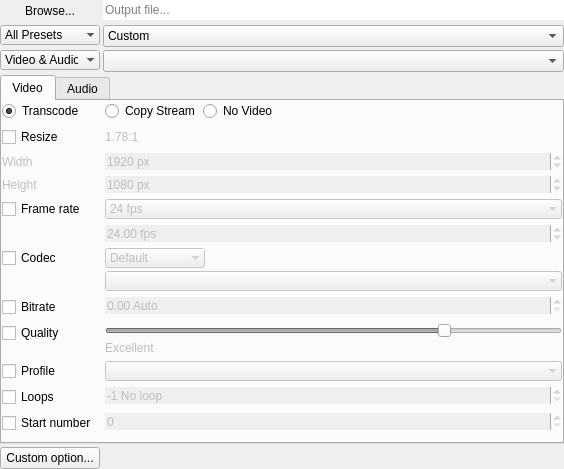
<?xml version="1.0" encoding="UTF-8"?>
<ui version="4.0">
 <class>OutputWidget</class>
 <widget class="QWidget" name="OutputWidget">
  <property name="geometry">
   <rect>
    <x>0</x>
    <y>0</y>
    <width>564</width>
    <height>469</height>
   </rect>
  </property>
  <property name="windowTitle">
   <string>Form</string>
  </property>
  <layout class="QVBoxLayout" name="verticalLayout_5" stretch="0,1">
   <property name="spacing">
    <number>3</number>
   </property>
   <property name="leftMargin">
    <number>0</number>
   </property>
   <property name="topMargin">
    <number>0</number>
   </property>
   <property name="rightMargin">
    <number>0</number>
   </property>
   <property name="bottomMargin">
    <number>0</number>
   </property>
   <item>
    <widget class="QWidget" name="topWidget" native="true">
     <property name="sizePolicy">
      <sizepolicy hsizetype="Expanding" vsizetype="Minimum">
       <horstretch>0</horstretch>
       <verstretch>0</verstretch>
      </sizepolicy>
     </property>
     <layout class="QFormLayout" name="formLayout_3">
      <property name="horizontalSpacing">
       <number>3</number>
      </property>
      <property name="verticalSpacing">
       <number>3</number>
      </property>
      <property name="leftMargin">
       <number>0</number>
      </property>
      <property name="topMargin">
       <number>0</number>
      </property>
      <property name="rightMargin">
       <number>0</number>
      </property>
      <property name="bottomMargin">
       <number>0</number>
      </property>
      <item row="0" column="0">
       <widget class="QPushButton" name="outputBrowseButton">
        <property name="minimumSize">
         <size>
          <width>100</width>
          <height>0</height>
         </size>
        </property>
        <property name="maximumSize">
         <size>
          <width>100</width>
          <height>16777215</height>
         </size>
        </property>
        <property name="text">
         <string>Browse...</string>
        </property>
        <property name="flat">
         <bool>true</bool>
        </property>
       </widget>
      </item>
      <item row="0" column="1">
       <widget class="QLineEdit" name="outputEdit">
        <property name="text">
         <string/>
        </property>
        <property name="frame">
         <bool>false</bool>
        </property>
        <property name="placeholderText">
         <string>Output file...</string>
        </property>
       </widget>
      </item>
      <item row="1" column="1">
       <widget class="QComboBox" name="presetsBox">
        <item>
         <property name="text">
          <string>Custom</string>
         </property>
        </item>
        <item>
         <property name="text">
          <string>Load...</string>
         </property>
        </item>
        <item>
         <property name="text">
          <string>Save...</string>
         </property>
        </item>
       </widget>
      </item>
      <item row="2" column="0">
       <widget class="QComboBox" name="formatsFilterBox">
        <property name="sizePolicy">
         <sizepolicy hsizetype="Expanding" vsizetype="Fixed">
          <horstretch>0</horstretch>
          <verstretch>0</verstretch>
         </sizepolicy>
        </property>
        <property name="minimumSize">
         <size>
          <width>100</width>
          <height>0</height>
         </size>
        </property>
        <property name="maximumSize">
         <size>
          <width>100</width>
          <height>16777215</height>
         </size>
        </property>
        <property name="currentIndex">
         <number>1</number>
        </property>
        <property name="frame">
         <bool>false</bool>
        </property>
        <item>
         <property name="text">
          <string>All Formats</string>
         </property>
        </item>
        <item>
         <property name="text">
          <string>Video &amp; Audio</string>
         </property>
        </item>
        <item>
         <property name="text">
          <string>Images</string>
         </property>
        </item>
        <item>
         <property name="text">
          <string>Audio Only</string>
         </property>
        </item>
        <item>
         <property name="text">
          <string>Video Only</string>
         </property>
        </item>
        <item>
         <property name="text">
          <string>Special</string>
         </property>
        </item>
       </widget>
      </item>
      <item row="2" column="1">
       <widget class="QComboBox" name="formatsBox"/>
      </item>
      <item row="1" column="0">
       <widget class="QComboBox" name="presetsFilterBox">
        <property name="sizePolicy">
         <sizepolicy hsizetype="Expanding" vsizetype="Fixed">
          <horstretch>0</horstretch>
          <verstretch>0</verstretch>
         </sizepolicy>
        </property>
        <property name="minimumSize">
         <size>
          <width>100</width>
          <height>0</height>
         </size>
        </property>
        <property name="maximumSize">
         <size>
          <width>100</width>
          <height>16777215</height>
         </size>
        </property>
        <property name="currentIndex">
         <number>0</number>
        </property>
        <property name="frame">
         <bool>false</bool>
        </property>
        <item>
         <property name="text">
          <string>All Presets</string>
         </property>
        </item>
        <item>
         <property name="text">
          <string>Internal</string>
         </property>
        </item>
        <item>
         <property name="text">
          <string>User</string>
         </property>
        </item>
       </widget>
      </item>
     </layout>
    </widget>
   </item>
   <item>
    <widget class="QScrollArea" name="scrollArea">
     <property name="frameShape">
      <enum>QFrame::NoFrame</enum>
     </property>
     <property name="horizontalScrollBarPolicy">
      <enum>Qt::ScrollBarAlwaysOff</enum>
     </property>
     <property name="widgetResizable">
      <bool>true</bool>
     </property>
     <widget class="QWidget" name="scrollAreaWidgetContents">
      <property name="geometry">
       <rect>
        <x>0</x>
        <y>0</y>
        <width>564</width>
        <height>395</height>
       </rect>
      </property>
      <layout class="QVBoxLayout" name="verticalLayout" stretch="1,0">
       <property name="spacing">
        <number>3</number>
       </property>
       <property name="leftMargin">
        <number>0</number>
       </property>
       <property name="topMargin">
        <number>0</number>
       </property>
       <property name="rightMargin">
        <number>0</number>
       </property>
       <property name="bottomMargin">
        <number>0</number>
       </property>
       <item>
        <widget class="QTabWidget" name="outputTabs">
         <property name="sizePolicy">
          <sizepolicy hsizetype="Expanding" vsizetype="Expanding">
           <horstretch>0</horstretch>
           <verstretch>0</verstretch>
          </sizepolicy>
         </property>
         <property name="tabPosition">
          <enum>QTabWidget::North</enum>
         </property>
         <property name="currentIndex">
          <number>0</number>
         </property>
         <widget class="QWidget" name="tab_7">
          <property name="sizePolicy">
           <sizepolicy hsizetype="Preferred" vsizetype="Expanding">
            <horstretch>0</horstretch>
            <verstretch>0</verstretch>
           </sizepolicy>
          </property>
          <attribute name="title">
           <string>Video</string>
          </attribute>
          <layout class="QVBoxLayout" name="verticalLayout_4">
           <property name="spacing">
            <number>3</number>
           </property>
           <property name="leftMargin">
            <number>0</number>
           </property>
           <property name="topMargin">
            <number>0</number>
           </property>
           <property name="rightMargin">
            <number>0</number>
           </property>
           <property name="bottomMargin">
            <number>0</number>
           </property>
           <item>
            <widget class="QWidget" name="videoSelectionWidget" native="true">
             <layout class="QHBoxLayout" name="horizontalLayout">
              <property name="spacing">
               <number>3</number>
              </property>
              <property name="leftMargin">
               <number>0</number>
              </property>
              <property name="topMargin">
               <number>0</number>
              </property>
              <property name="rightMargin">
               <number>0</number>
              </property>
              <property name="bottomMargin">
               <number>0</number>
              </property>
              <item>
               <widget class="QRadioButton" name="videoTranscodeButton">
                <property name="minimumSize">
                 <size>
                  <width>100</width>
                  <height>0</height>
                 </size>
                </property>
                <property name="maximumSize">
                 <size>
                  <width>100</width>
                  <height>16777215</height>
                 </size>
                </property>
                <property name="text">
                 <string>Transcode</string>
                </property>
                <property name="checked">
                 <bool>true</bool>
                </property>
               </widget>
              </item>
              <item>
               <widget class="QRadioButton" name="videoCopyButton">
                <property name="text">
                 <string>Copy Stream</string>
                </property>
                <property name="checked">
                 <bool>false</bool>
                </property>
               </widget>
              </item>
              <item>
               <widget class="QRadioButton" name="noVideoButton">
                <property name="text">
                 <string>No Video</string>
                </property>
               </widget>
              </item>
              <item>
               <spacer name="horizontalSpacer">
                <property name="orientation">
                 <enum>Qt::Horizontal</enum>
                </property>
                <property name="sizeHint" stdset="0">
                 <size>
                  <width>40</width>
                  <height>20</height>
                 </size>
                </property>
               </spacer>
              </item>
             </layout>
            </widget>
           </item>
           <item>
            <widget class="QWidget" name="videoTranscodeWidget" native="true">
             <layout class="QFormLayout" name="formLayout">
              <property name="horizontalSpacing">
               <number>3</number>
              </property>
              <property name="verticalSpacing">
               <number>3</number>
              </property>
              <property name="leftMargin">
               <number>0</number>
              </property>
              <property name="topMargin">
               <number>0</number>
              </property>
              <property name="rightMargin">
               <number>0</number>
              </property>
              <property name="bottomMargin">
               <number>0</number>
              </property>
              <item row="0" column="0">
               <widget class="QCheckBox" name="resizeButton">
                <property name="minimumSize">
                 <size>
                  <width>100</width>
                  <height>0</height>
                 </size>
                </property>
                <property name="maximumSize">
                 <size>
                  <width>100</width>
                  <height>16777215</height>
                 </size>
                </property>
                <property name="text">
                 <string>Resize</string>
                </property>
               </widget>
              </item>
              <item row="0" column="1">
               <widget class="QLabel" name="aspectRatioLabel">
                <property name="enabled">
                 <bool>false</bool>
                </property>
                <property name="text">
                 <string>1.78:1</string>
                </property>
               </widget>
              </item>
              <item row="1" column="0">
               <widget class="QLabel" name="widthLabel">
                <property name="enabled">
                 <bool>false</bool>
                </property>
                <property name="sizePolicy">
                 <sizepolicy hsizetype="Preferred" vsizetype="Expanding">
                  <horstretch>0</horstretch>
                  <verstretch>0</verstretch>
                 </sizepolicy>
                </property>
                <property name="text">
                 <string>Width</string>
                </property>
               </widget>
              </item>
              <item row="1" column="1">
               <widget class="QSpinBox" name="videoWidthButton">
                <property name="enabled">
                 <bool>false</bool>
                </property>
                <property name="frame">
                 <bool>false</bool>
                </property>
                <property name="suffix">
                 <string> px</string>
                </property>
                <property name="minimum">
                 <number>1</number>
                </property>
                <property name="maximum">
                 <number>10000</number>
                </property>
                <property name="value">
                 <number>1920</number>
                </property>
               </widget>
              </item>
              <item row="2" column="0">
               <widget class="QLabel" name="heightLabel">
                <property name="enabled">
                 <bool>false</bool>
                </property>
                <property name="sizePolicy">
                 <sizepolicy hsizetype="Preferred" vsizetype="Expanding">
                  <horstretch>0</horstretch>
                  <verstretch>0</verstretch>
                 </sizepolicy>
                </property>
                <property name="text">
                 <string>Height</string>
                </property>
               </widget>
              </item>
              <item row="2" column="1">
               <widget class="QSpinBox" name="videoHeightButton">
                <property name="enabled">
                 <bool>false</bool>
                </property>
                <property name="frame">
                 <bool>false</bool>
                </property>
                <property name="suffix">
                 <string> px</string>
                </property>
                <property name="minimum">
                 <number>1</number>
                </property>
                <property name="maximum">
                 <number>10000</number>
                </property>
                <property name="value">
                 <number>1080</number>
                </property>
               </widget>
              </item>
              <item row="3" column="0">
               <widget class="QCheckBox" name="frameRateButton">
                <property name="minimumSize">
                 <size>
                  <width>100</width>
                  <height>0</height>
                 </size>
                </property>
                <property name="maximumSize">
                 <size>
                  <width>100</width>
                  <height>16777215</height>
                 </size>
                </property>
                <property name="text">
                 <string>Frame rate</string>
                </property>
               </widget>
              </item>
              <item row="3" column="1">
               <widget class="QComboBox" name="frameRateBox">
                <property name="enabled">
                 <bool>false</bool>
                </property>
                <property name="sizePolicy">
                 <sizepolicy hsizetype="Minimum" vsizetype="Fixed">
                  <horstretch>0</horstretch>
                  <verstretch>0</verstretch>
                 </sizepolicy>
                </property>
                <property name="currentIndex">
                 <number>5</number>
                </property>
                <property name="frame">
                 <bool>false</bool>
                </property>
                <item>
                 <property name="text">
                  <string>Custom</string>
                 </property>
                </item>
                <item>
                 <property name="text">
                  <string>8 fps</string>
                 </property>
                </item>
                <item>
                 <property name="text">
                  <string>12 fps</string>
                 </property>
                </item>
                <item>
                 <property name="text">
                  <string>15 fps</string>
                 </property>
                </item>
                <item>
                 <property name="text">
                  <string>23.976 fps</string>
                 </property>
                </item>
                <item>
                 <property name="text">
                  <string>24 fps</string>
                 </property>
                </item>
                <item>
                 <property name="text">
                  <string>25 fps</string>
                 </property>
                </item>
                <item>
                 <property name="text">
                  <string>29.97 fps</string>
                 </property>
                </item>
                <item>
                 <property name="text">
                  <string>30 fps</string>
                 </property>
                </item>
                <item>
                 <property name="text">
                  <string>50 fps</string>
                 </property>
                </item>
                <item>
                 <property name="text">
                  <string>59.94 fps</string>
                 </property>
                </item>
                <item>
                 <property name="text">
                  <string>60 fps</string>
                 </property>
                </item>
                <item>
                 <property name="text">
                  <string>120 fps</string>
                 </property>
                </item>
               </widget>
              </item>
              <item row="4" column="1">
               <widget class="QDoubleSpinBox" name="frameRateEdit">
                <property name="enabled">
                 <bool>false</bool>
                </property>
                <property name="frame">
                 <bool>false</bool>
                </property>
                <property name="suffix">
                 <string> fps</string>
                </property>
                <property name="minimum">
                 <double>1.000000000000000</double>
                </property>
                <property name="value">
                 <double>24.000000000000000</double>
                </property>
               </widget>
              </item>
              <item row="5" column="0">
               <widget class="QCheckBox" name="videoCodecButton">
                <property name="minimumSize">
                 <size>
                  <width>100</width>
                  <height>0</height>
                 </size>
                </property>
                <property name="maximumSize">
                 <size>
                  <width>100</width>
                  <height>16777215</height>
                 </size>
                </property>
                <property name="text">
                 <string>Codec</string>
                </property>
               </widget>
              </item>
              <item row="5" column="1">
               <widget class="QWidget" name="videoCodecWidget" native="true">
                <property name="enabled">
                 <bool>false</bool>
                </property>
                <layout class="QVBoxLayout" name="verticalLayout_3">
                 <property name="spacing">
                  <number>3</number>
                 </property>
                 <property name="leftMargin">
                  <number>0</number>
                 </property>
                 <property name="topMargin">
                  <number>0</number>
                 </property>
                 <property name="rightMargin">
                  <number>0</number>
                 </property>
                 <property name="bottomMargin">
                  <number>0</number>
                 </property>
                 <item>
                  <widget class="QComboBox" name="videoCodecsFilterBox">
                   <property name="sizePolicy">
                    <sizepolicy hsizetype="Expanding" vsizetype="Fixed">
                     <horstretch>0</horstretch>
                     <verstretch>0</verstretch>
                    </sizepolicy>
                   </property>
                   <property name="minimumSize">
                    <size>
                     <width>100</width>
                     <height>0</height>
                    </size>
                   </property>
                   <property name="maximumSize">
                    <size>
                     <width>100</width>
                     <height>16777215</height>
                    </size>
                   </property>
                   <property name="frame">
                    <bool>false</bool>
                   </property>
                   <item>
                    <property name="text">
                     <string>Default</string>
                    </property>
                   </item>
                   <item>
                    <property name="text">
                     <string>Lossy</string>
                    </property>
                   </item>
                   <item>
                    <property name="text">
                     <string>Lossless</string>
                    </property>
                   </item>
                   <item>
                    <property name="text">
                     <string>I-Frame</string>
                    </property>
                   </item>
                  </widget>
                 </item>
                 <item>
                  <widget class="QComboBox" name="videoCodecsBox">
                   <property name="sizePolicy">
                    <sizepolicy hsizetype="Expanding" vsizetype="Fixed">
                     <horstretch>0</horstretch>
                     <verstretch>0</verstretch>
                    </sizepolicy>
                   </property>
                   <property name="frame">
                    <bool>false</bool>
                   </property>
                  </widget>
                 </item>
                </layout>
               </widget>
              </item>
              <item row="6" column="0">
               <widget class="QCheckBox" name="videoBitrateButton">
                <property name="minimumSize">
                 <size>
                  <width>100</width>
                  <height>0</height>
                 </size>
                </property>
                <property name="maximumSize">
                 <size>
                  <width>100</width>
                  <height>16777215</height>
                 </size>
                </property>
                <property name="text">
                 <string>Bitrate</string>
                </property>
               </widget>
              </item>
              <item row="6" column="1">
               <widget class="QDoubleSpinBox" name="videoBitRateEdit">
                <property name="enabled">
                 <bool>false</bool>
                </property>
                <property name="sizePolicy">
                 <sizepolicy hsizetype="Expanding" vsizetype="Fixed">
                  <horstretch>0</horstretch>
                  <verstretch>0</verstretch>
                 </sizepolicy>
                </property>
                <property name="frame">
                 <bool>false</bool>
                </property>
                <property name="suffix">
                 <string> Auto</string>
                </property>
                <property name="maximum">
                 <double>300.000000000000000</double>
                </property>
                <property name="value">
                 <double>0.000000000000000</double>
                </property>
               </widget>
              </item>
              <item row="7" column="0">
               <widget class="QCheckBox" name="videoQualityButton">
                <property name="minimumSize">
                 <size>
                  <width>100</width>
                  <height>0</height>
                 </size>
                </property>
                <property name="maximumSize">
                 <size>
                  <width>100</width>
                  <height>16777215</height>
                 </size>
                </property>
                <property name="text">
                 <string>Quality</string>
                </property>
               </widget>
              </item>
              <item row="7" column="1">
               <widget class="QWidget" name="videoQualityWidget" native="true">
                <property name="enabled">
                 <bool>false</bool>
                </property>
                <layout class="QVBoxLayout" name="verticalLayout_2">
                 <property name="spacing">
                  <number>3</number>
                 </property>
                 <property name="leftMargin">
                  <number>0</number>
                 </property>
                 <property name="topMargin">
                  <number>0</number>
                 </property>
                 <property name="rightMargin">
                  <number>0</number>
                 </property>
                 <property name="bottomMargin">
                  <number>0</number>
                 </property>
                 <item>
                  <widget class="QSlider" name="videoQualitySlider">
                   <property name="maximum">
                    <number>100</number>
                   </property>
                   <property name="singleStep">
                    <number>10</number>
                   </property>
                   <property name="value">
                    <number>75</number>
                   </property>
                   <property name="orientation">
                    <enum>Qt::Horizontal</enum>
                   </property>
                  </widget>
                 </item>
                 <item>
                  <widget class="QLabel" name="qualityLabel">
                   <property name="minimumSize">
                    <size>
                     <width>150</width>
                     <height>0</height>
                    </size>
                   </property>
                   <property name="maximumSize">
                    <size>
                     <width>150</width>
                     <height>16777215</height>
                    </size>
                   </property>
                   <property name="text">
                    <string>Excellent</string>
                   </property>
                  </widget>
                 </item>
                </layout>
               </widget>
              </item>
              <item row="8" column="0">
               <widget class="QCheckBox" name="videoProfileButton">
                <property name="minimumSize">
                 <size>
                  <width>100</width>
                  <height>0</height>
                 </size>
                </property>
                <property name="maximumSize">
                 <size>
                  <width>100</width>
                  <height>16777215</height>
                 </size>
                </property>
                <property name="text">
                 <string>Profile</string>
                </property>
               </widget>
              </item>
              <item row="8" column="1">
               <widget class="QComboBox" name="videoProfileBox">
                <property name="enabled">
                 <bool>false</bool>
                </property>
                <property name="sizePolicy">
                 <sizepolicy hsizetype="Expanding" vsizetype="Fixed">
                  <horstretch>0</horstretch>
                  <verstretch>0</verstretch>
                 </sizepolicy>
                </property>
                <property name="frame">
                 <bool>false</bool>
                </property>
               </widget>
              </item>
              <item row="9" column="0">
               <widget class="QCheckBox" name="videoLoopsButton">
                <property name="minimumSize">
                 <size>
                  <width>100</width>
                  <height>0</height>
                 </size>
                </property>
                <property name="maximumSize">
                 <size>
                  <width>100</width>
                  <height>16777215</height>
                 </size>
                </property>
                <property name="text">
                 <string>Loops</string>
                </property>
               </widget>
              </item>
              <item row="9" column="1">
               <widget class="QSpinBox" name="videoLoopsEdit">
                <property name="enabled">
                 <bool>false</bool>
                </property>
                <property name="frame">
                 <bool>false</bool>
                </property>
                <property name="suffix">
                 <string> No loop</string>
                </property>
                <property name="minimum">
                 <number>-1</number>
                </property>
                <property name="maximum">
                 <number>65536</number>
                </property>
                <property name="value">
                 <number>-1</number>
                </property>
               </widget>
              </item>
              <item row="10" column="0">
               <widget class="QCheckBox" name="startNumberButton">
                <property name="minimumSize">
                 <size>
                  <width>100</width>
                  <height>0</height>
                 </size>
                </property>
                <property name="maximumSize">
                 <size>
                  <width>100</width>
                  <height>16777215</height>
                 </size>
                </property>
                <property name="text">
                 <string>Start number</string>
                </property>
               </widget>
              </item>
              <item row="10" column="1">
               <widget class="QSpinBox" name="startNumberEdit">
                <property name="enabled">
                 <bool>false</bool>
                </property>
                <property name="frame">
                 <bool>false</bool>
                </property>
                <property name="suffix">
                 <string/>
                </property>
                <property name="minimum">
                 <number>0</number>
                </property>
                <property name="maximum">
                 <number>999999</number>
                </property>
                <property name="value">
                 <number>0</number>
                </property>
               </widget>
              </item>
             </layout>
            </widget>
           </item>
          </layout>
         </widget>
         <widget class="QWidget" name="tab_8">
          <property name="sizePolicy">
           <sizepolicy hsizetype="Preferred" vsizetype="Expanding">
            <horstretch>0</horstretch>
            <verstretch>0</verstretch>
           </sizepolicy>
          </property>
          <attribute name="title">
           <string>Audio</string>
          </attribute>
          <layout class="QVBoxLayout" name="verticalLayout_8" stretch="0,1">
           <property name="spacing">
            <number>3</number>
           </property>
           <property name="leftMargin">
            <number>0</number>
           </property>
           <property name="topMargin">
            <number>0</number>
           </property>
           <property name="rightMargin">
            <number>0</number>
           </property>
           <property name="bottomMargin">
            <number>0</number>
           </property>
           <item>
            <widget class="QWidget" name="audioSelectionWidget" native="true">
             <property name="sizePolicy">
              <sizepolicy hsizetype="Preferred" vsizetype="Minimum">
               <horstretch>0</horstretch>
               <verstretch>0</verstretch>
              </sizepolicy>
             </property>
             <layout class="QHBoxLayout" name="horizontalLayout_2">
              <property name="spacing">
               <number>3</number>
              </property>
              <property name="leftMargin">
               <number>0</number>
              </property>
              <property name="topMargin">
               <number>0</number>
              </property>
              <property name="rightMargin">
               <number>0</number>
              </property>
              <property name="bottomMargin">
               <number>0</number>
              </property>
              <item>
               <widget class="QRadioButton" name="audioTranscodeButton">
                <property name="minimumSize">
                 <size>
                  <width>100</width>
                  <height>0</height>
                 </size>
                </property>
                <property name="maximumSize">
                 <size>
                  <width>100</width>
                  <height>16777215</height>
                 </size>
                </property>
                <property name="text">
                 <string>Transcode</string>
                </property>
                <property name="checked">
                 <bool>true</bool>
                </property>
               </widget>
              </item>
              <item>
               <widget class="QRadioButton" name="audioCopyButton">
                <property name="text">
                 <string>Copy Stream</string>
                </property>
                <property name="checked">
                 <bool>false</bool>
                </property>
               </widget>
              </item>
              <item>
               <widget class="QRadioButton" name="noAudioButton">
                <property name="text">
                 <string>No Audio</string>
                </property>
               </widget>
              </item>
              <item>
               <spacer name="horizontalSpacer_2">
                <property name="orientation">
                 <enum>Qt::Horizontal</enum>
                </property>
                <property name="sizeHint" stdset="0">
                 <size>
                  <width>40</width>
                  <height>20</height>
                 </size>
                </property>
               </spacer>
              </item>
             </layout>
            </widget>
           </item>
           <item>
            <widget class="QWidget" name="audioTranscodeWidget" native="true">
             <layout class="QFormLayout" name="formLayout_2">
              <property name="horizontalSpacing">
               <number>3</number>
              </property>
              <property name="verticalSpacing">
               <number>3</number>
              </property>
              <property name="leftMargin">
               <number>0</number>
              </property>
              <property name="topMargin">
               <number>0</number>
              </property>
              <property name="rightMargin">
               <number>0</number>
              </property>
              <property name="bottomMargin">
               <number>0</number>
              </property>
              <item row="0" column="0">
               <widget class="QCheckBox" name="samplingButton">
                <property name="minimumSize">
                 <size>
                  <width>100</width>
                  <height>0</height>
                 </size>
                </property>
                <property name="maximumSize">
                 <size>
                  <width>100</width>
                  <height>16777215</height>
                 </size>
                </property>
                <property name="text">
                 <string>Sampling</string>
                </property>
               </widget>
              </item>
              <item row="0" column="1">
               <widget class="QComboBox" name="samplingBox">
                <property name="enabled">
                 <bool>false</bool>
                </property>
                <property name="currentIndex">
                 <number>-1</number>
                </property>
                <property name="frame">
                 <bool>false</bool>
                </property>
               </widget>
              </item>
              <item row="1" column="0">
               <widget class="QCheckBox" name="audioCodecButton">
                <property name="minimumSize">
                 <size>
                  <width>100</width>
                  <height>0</height>
                 </size>
                </property>
                <property name="maximumSize">
                 <size>
                  <width>100</width>
                  <height>16777215</height>
                 </size>
                </property>
                <property name="text">
                 <string>Codec</string>
                </property>
               </widget>
              </item>
              <item row="1" column="1">
               <widget class="QWidget" name="audioCodecWidget" native="true">
                <property name="enabled">
                 <bool>false</bool>
                </property>
                <layout class="QVBoxLayout" name="verticalLayout_6">
                 <property name="spacing">
                  <number>3</number>
                 </property>
                 <property name="leftMargin">
                  <number>0</number>
                 </property>
                 <property name="topMargin">
                  <number>0</number>
                 </property>
                 <property name="rightMargin">
                  <number>0</number>
                 </property>
                 <property name="bottomMargin">
                  <number>0</number>
                 </property>
                 <item>
                  <widget class="QComboBox" name="audioCodecsFilterBox">
                   <property name="minimumSize">
                    <size>
                     <width>100</width>
                     <height>0</height>
                    </size>
                   </property>
                   <property name="maximumSize">
                    <size>
                     <width>100</width>
                     <height>16777215</height>
                    </size>
                   </property>
                   <property name="frame">
                    <bool>false</bool>
                   </property>
                   <item>
                    <property name="text">
                     <string>Default</string>
                    </property>
                   </item>
                   <item>
                    <property name="text">
                     <string>Lossy</string>
                    </property>
                   </item>
                   <item>
                    <property name="text">
                     <string>Lossless</string>
                    </property>
                   </item>
                  </widget>
                 </item>
                 <item>
                  <widget class="QComboBox" name="audioCodecsBox">
                   <property name="sizePolicy">
                    <sizepolicy hsizetype="Expanding" vsizetype="Fixed">
                     <horstretch>0</horstretch>
                     <verstretch>0</verstretch>
                    </sizepolicy>
                   </property>
                   <property name="frame">
                    <bool>false</bool>
                   </property>
                  </widget>
                 </item>
                </layout>
               </widget>
              </item>
              <item row="2" column="0">
               <widget class="QCheckBox" name="audioBitrateButton">
                <property name="minimumSize">
                 <size>
                  <width>100</width>
                  <height>0</height>
                 </size>
                </property>
                <property name="maximumSize">
                 <size>
                  <width>100</width>
                  <height>16777215</height>
                 </size>
                </property>
                <property name="text">
                 <string>Bitrate</string>
                </property>
               </widget>
              </item>
              <item row="2" column="1">
               <widget class="QSpinBox" name="audioBitRateEdit">
                <property name="enabled">
                 <bool>false</bool>
                </property>
                <property name="frame">
                 <bool>false</bool>
                </property>
                <property name="suffix">
                 <string> Auto</string>
                </property>
                <property name="minimum">
                 <number>0</number>
                </property>
                <property name="maximum">
                 <number>1000</number>
                </property>
                <property name="singleStep">
                 <number>10</number>
                </property>
                <property name="value">
                 <number>0</number>
                </property>
               </widget>
              </item>
             </layout>
            </widget>
           </item>
          </layout>
         </widget>
        </widget>
       </item>
       <item>
        <layout class="QFormLayout" name="customOptionsLayout">
         <property name="horizontalSpacing">
          <number>3</number>
         </property>
         <property name="verticalSpacing">
          <number>3</number>
         </property>
         <property name="rightMargin">
          <number>3</number>
         </property>
         <item row="0" column="0">
          <widget class="QPushButton" name="addParam">
           <property name="minimumSize">
            <size>
             <width>100</width>
             <height>0</height>
            </size>
           </property>
           <property name="maximumSize">
            <size>
             <width>100</width>
             <height>16777215</height>
            </size>
           </property>
           <property name="text">
            <string>Custom option...</string>
           </property>
          </widget>
         </item>
        </layout>
       </item>
      </layout>
     </widget>
    </widget>
   </item>
  </layout>
 </widget>
 <resources/>
 <connections/>
</ui>
